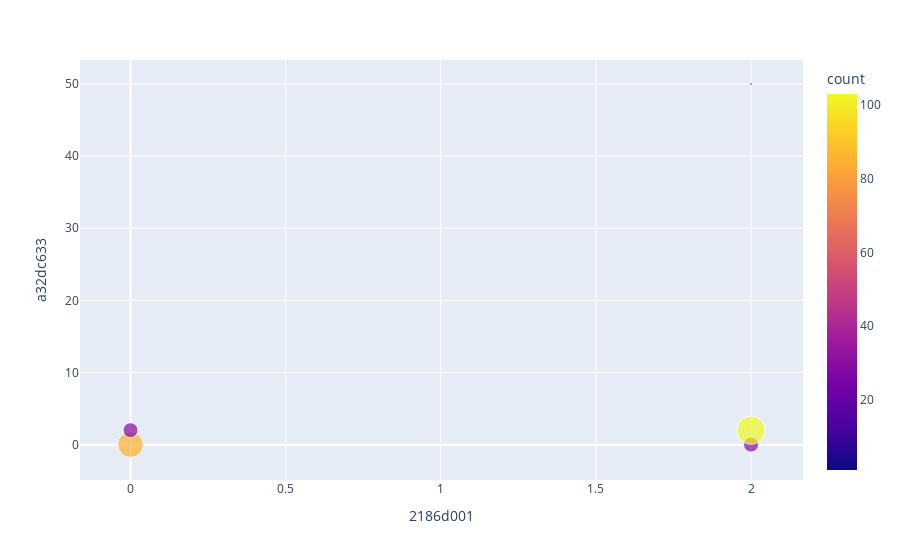

Notebook code for this chart:
### Code cell
dfBroker17_2 = [df for df in dfList if df['name'] == 'abb-edge-17-broker-2'][0]
dfT1 = transposeData(dfBroker17_2['data'], '5T')
df1 = pd.DataFrame(dfT1, columns=['2186d001','a32dc633'])

df2 = df1.groupby(['2186d001','a32dc633']).size().reset_index(name='count')
display(df2)
fig = px.scatter(df2, x = '2186d001', y = 'a32dc633', size='count', color="count")
fig.show()

### Figure 1 — Plotly figure (JSON) as saved in the notebook; plotly's stock layout.template omitted (floating-point values rounded to 4 significant figures)
{"data": [{"hovertemplate": "2186d001=%{x}<br>a32dc633=%{y}<br>count=%{marker.color}<extra></extra>", "legendgroup": "", "marker": {"color": [85, 29, 29, 103, 1], "coloraxis": "coloraxis", "size": [85, 29, 29, 103, 1], "sizemode": "area", "sizeref": 0.2575, "symbol": "circle"}, "mode": "markers", "name": "", "orientation": "v", "showlegend": false, "type": "scatter", "x": [0, 0, 2, 2, 2], "xaxis": "x", "y": [0, 2, 0, 2, 50], "yaxis": "y"}], "layout": {"coloraxis": {"colorbar": {"title": {"text": "count"}}, "colorscale": [[0, "#0d0887"], [0.1111, "#46039f"], [0.2222, "#7201a8"], [0.3333, "#9c179e"], [0.4444, "#bd3786"], [0.5556, "#d8576b"], [0.6667, "#ed7953"], [0.7778, "#fb9f3a"], [0.8889, "#fdca26"], [1, "#f0f921"]]}, "legend": {"itemsizing": "constant", "tracegroupgap": 0}, "margin": {"t": 60}, "xaxis": {"anchor": "y", "domain": [0, 1], "title": {"text": "2186d001"}}, "yaxis": {"anchor": "x", "domain": [0, 1], "title": {"text": "a32dc633"}}}}
